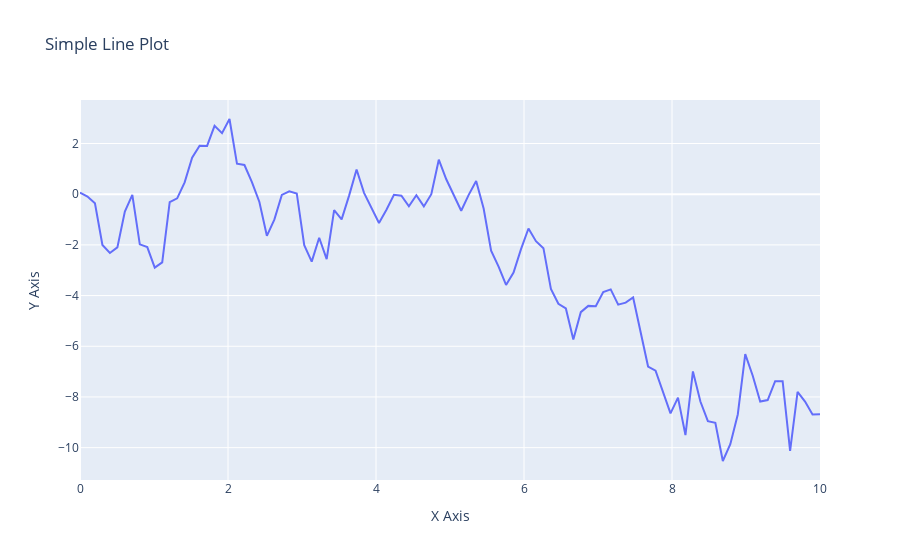

The cell this chart's notebook holds for it:
### Code cell
x=np.linspace(0,10,100)
y=np.random.randn(100).cumsum()
fig = go.Figure(data=go.Scatter(x=x, y=y, mode='lines', name='Random Data'))
fig.update_layout(
    title='Simple Line Plot',
    xaxis_title='X Axis',
    yaxis_title='Y Axis')
fig.show()
